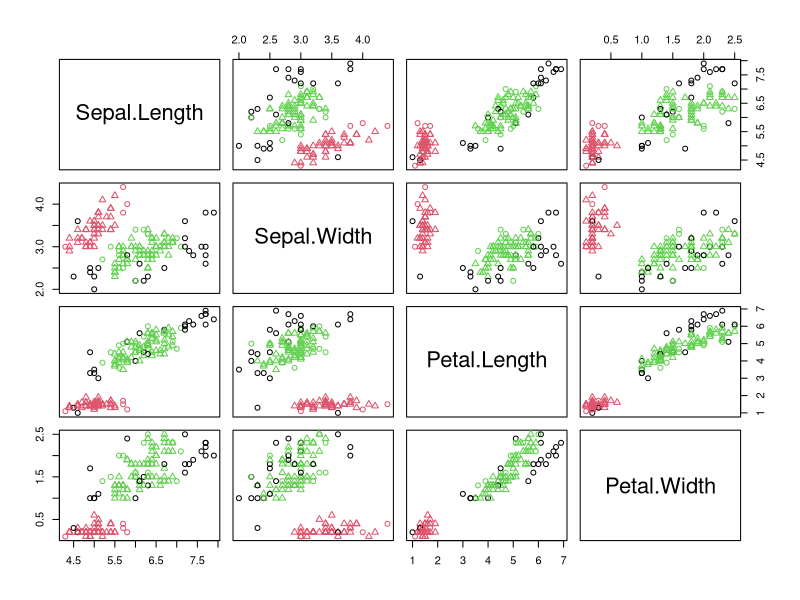
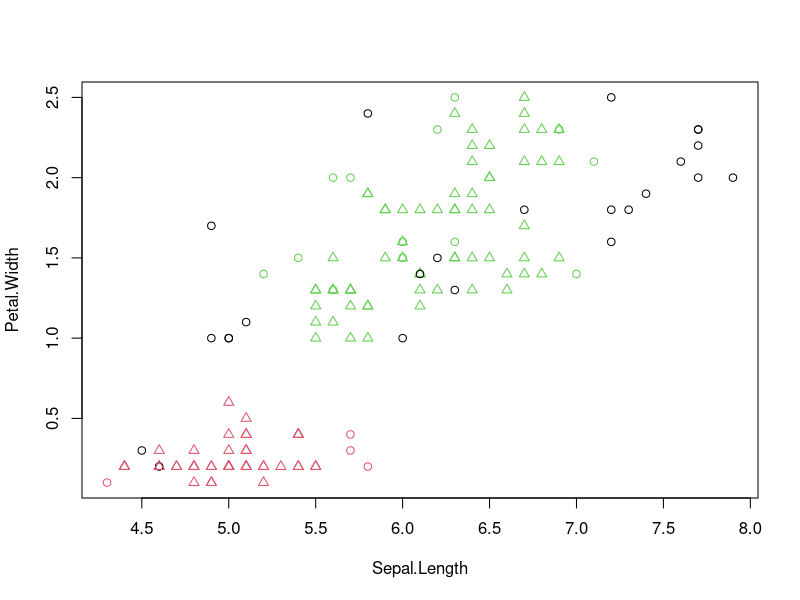
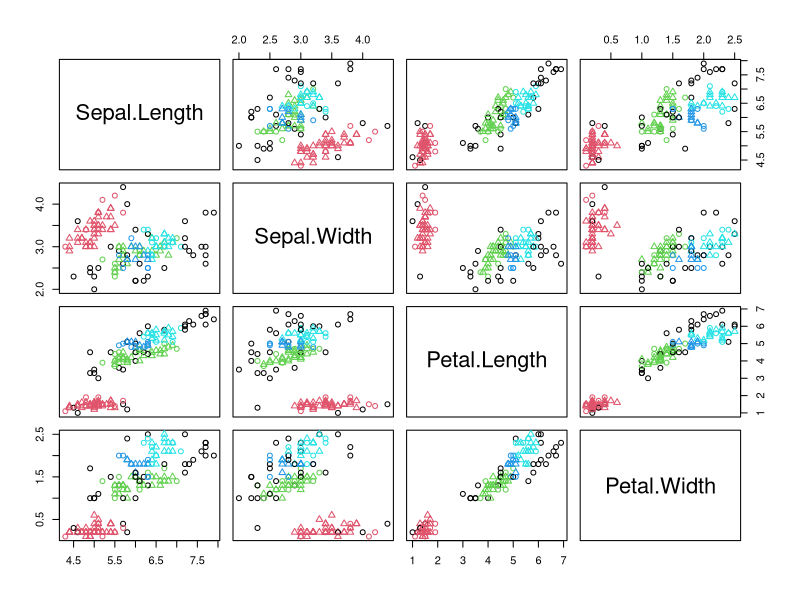
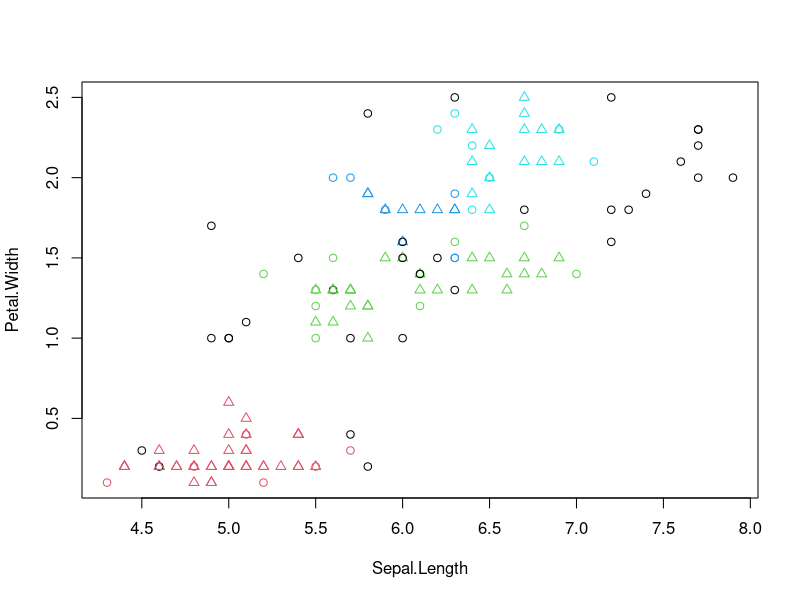

Write R code to recreate these figures, in order.
#DBSCAN
install.packages("fpc")
search()

library(fpc)
search()

iris2 <- iris[-5] # remove class tags
View(iris2)

ds <- dbscan(iris2, eps=0.45, MinPts=5 )
 
# compare clusters with original class labels
ds

str(ds)

ds$cluster
View(ds$cluster)

table(ds$cluster, iris$Species) #cluster 0 indicates noise/outliers

plot(ds, iris2) #plots all attribute combination (one vs other) for 4 clusters


plot(ds, iris2[c(1,4)]) #plotting two features distribution clusterwise

#other values of parameters

ds1 <- dbscan(iris2, eps=0.40, MinPts=5)
ds1$cluster

table(ds1$cluster, iris$Species) #cluster 0 indicates noise/outliers
plot(ds1, iris2) #plots all attribute combination (one vs other) for 4 clusters


plot(ds1, iris2[c(1,4)]) #plotting two features distribution clusterwise
